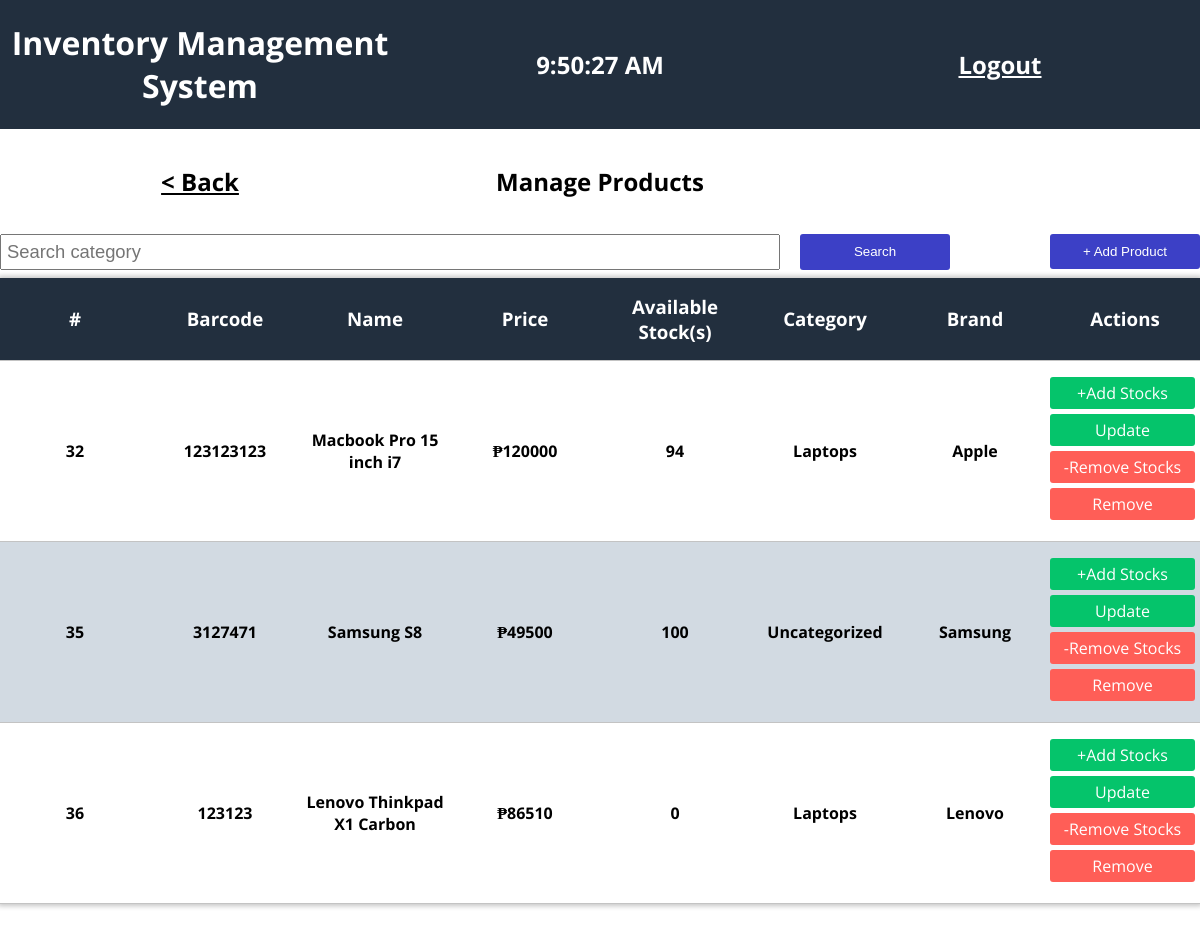
Page /products.php (signed in) on the committed database.
### tables this page shows
CREATE TABLE `product` (
  `product_id` int(11) NOT NULL,
  `product_barcode` varchar(255) NOT NULL,
  `product_name` varchar(255) NOT NULL,
  `product_price` int(11) NOT NULL,
  `product_stock` int(11) NOT NULL,
  `category_id` int(11) NOT NULL,
  `brand_id` int(11) NOT NULL
);

CREATE TABLE `category` (
  `category_id` int(11) NOT NULL,
  `category_name` varchar(255) NOT NULL
);

CREATE TABLE `brand` (
  `brand_id` int(11) NOT NULL,
  `brand_name` varchar(255) NOT NULL
);

### functions.php (called while the page is built, shortened)
<?php
    function fetchData($query) {
        return mysqli_query(getConnection(), $query);
    }
    function getConnection() {
        return mysqli_connect("localhost","admin","1234","inventory");
    }
?>

### products.php (the view, shortened to what this page needs)
<?php
   require('functions.php');
?>
<!DOCTYPE html>
<html lang="en">
<head>
    <link rel="stylesheet" href="assets/style.css">
</head>
<body>
    <div class="header">
        <h1>Inventory Management System</h1>
        <h2 class="header__time"></h2>
        <a href="logout.php"><h2>Logout</h2></a>
    </div>
    <div class="container">
        <div class="container__header">
            <a href="home.php"><h2>< Back</h2></a>
            <h2>Manage Products</h2>
        </div>
        <div class="search__add__container">
            <form>
                <input class="search-box" type="search" name="q" placeholder="Search category">
                <input class="search" type="submit" value="Search" class="search-btn">
            </form>
            <button class="add" onclick="toggleAddModal()">+ Add Product</button>
        </div>
        <div class="table">
            <div class="table__header table__row product__row">
                <h3>#</h3>
                <h3>Barcode</h3>
                <h3>Name</h3>
                <h3>Price</h3>
                <h3>Available Stock(s)</h3>
                <h3>Category</h3>
                <h3>Brand</h3>
                <h3>Actions</h3>
            </div>
            <?php
                $itemsPerPage = 10;
                if(!isset($_GET["page"]))
                    $currentPage = 1;
                else
                    $currentPage = $_GET["page"];
                $offset = $currentPage == 1 ? $offset = 0 : $offset = ($currentPage-1) * $itemsPerPage;
                if(isset($_GET["q"]) && $_GET["q"] != "") {
                    $keywords = $_GET["q"];
                    if($keywords == "") {
                        $products = fetchData("SELECT product.product_id,product.product_barcode, product.product_name, product_price, product.product_stock, category.category_id, category.category_name, brand.brand_id, brand.brand_name FROM product INNER JOIN category ON product.category_id = category.category_id INNER JOIN brand ON product.brand_id = brand.brand_id LIMIT $itemsPerPage OFFSET $offset");
                        $totalPages = (fetchData("SELECT product.product_id,product.product_barcode, product.product_name, product_price, product.product_stock, category.category_id, category.category_name, brand.brand_id, brand.brand_name FROM product INNER JOIN category ON product.category_id = category.category_id INNER JOIN brand ON product.brand_id = brand.brand_id")->num_rows / $itemsPerPage);
                    }
                    else {
                        $products = fetchData("SELECT product.product_id,product.product_barcode,product.product_name, product_price, product.product_stock, category.category_id, category.category_name, brand.brand_id, brand.brand_name FROM product INNER JOIN category ON product.category_id = category.category_id INNER JOIN brand ON product.brand_id = brand.brand_id WHERE CONCAT(product.product_barcode, product.product_name, category.category_name, brand.brand_name) LIKE '%$keywords%' LIMIT $itemsPerPage OFFSET $offset");
                        $totalPages = (fetchData("SELECT product.product_id,product.product_barcode,product.product_name, product_price, product.product_stock, category.category_id, category.category_name, brand.brand_id, brand.brand_name FROM product INNER JOIN category ON product.category_id = category.category_id INNER JOIN brand ON product.brand_id = brand.brand_id WHERE CONCAT(product.product_barcode, product.product_name, category.category_name, brand.brand_name) LIKE '%$keywords%'")->num_rows / $itemsPerPage);
                    }
                }
                else
                    $products = fetchData("SELECT product.product_id, product.product_barcode, product.product_name, product_price, product.product_stock, category.category_id, category.category_name, brand.brand_id, brand.brand_name FROM product INNER JOIN category ON product.category_id = category.category_id INNER JOIN brand ON product.brand_id = brand.brand_id LIMIT $itemsPerPage OFFSET $offset");
                while($row = mysqli_fetch_array($products))
                    echo "<div class='table__row product__row'>".
                            "<h4>".$row["product_id"]."</h4>".
                            "<h4>".$row["product_barcode"]."</h4>".
                            "<h4>".$row["product_name"]."</h4>".
                            "<h4>₱".$row["product_price"]."</h4>".
                            "<h4>".$row["product_stock"]."</h4>".
                            "<h4>".$row["category_name"]."</h4>".
                            "<h4>".$row["brand_name"]."</h4>".
                            "<div class='actions'>".
                                "<a class='action-btn update' href='products.php?q=".@$_GET["q"]."&page=".$currentPage."&stockin=".$row["product_id"]."'>+Add Stocks</a>".
                                "<a class='action-btn update' href='products.php?q=".@$_GET["q"]."&page=".$currentPage."&update=".$row["product_id"]."'>Update</a>".
                                "<a class='action-btn remove' href='products.php?q=".@$_GET["q"]."&page=".$currentPage."&stockout=".$row["product_id"]."'>-Remove Stocks</a>".
                                "<a class='action-btn remove' href='products.php?q=".@$_GET["q"]."&page=".$currentPage."&delete=".$row["product_id"]."'>Remove</a>".
                            "</div>".
                        "</div>";
            ?>
        </div>
    </div>
</body>
</html>

### assets/style.css (style rules this page uses)
body { font-family: 'Open Sans'; }
input[type="submit"] { color: #fff; border: none; cursor: pointer; }
a { color: #fff; }
button { border: none; }
.header { display: grid; grid-template-columns: repeat(3, 1fr); justify-items: center; align-items: center; text-align: center; background: #222f3e; color: #fff; }
body { margin: 0; }
.container { max-width: 1300px; margin: 0 auto; }
.table { max-width: 100%; box-shadow: 0px 0px 5px 2px #c5c5c5;; }
.table__header { background: #222f3e !important; color: #fff; }
.table__row { padding: 1em 0; text-align: center; border-bottom: 1px solid #c3c3c3; }
.table__row:nth-child(2n+1) { background: #d2dae2; }
.table__row p, .table__row h3, .table__row h4 { margin: 0; }
.action-btn, .add, .search, .modal-cancel-btn { text-decoration: none; padding: 5px; border-radius: 3px; }
.update { background: #05c46b; }
.remove, .modal-cancel-btn { background: #ff5e57; color: #fff; }
.add, .search, .submit { background: #3c40c6; color: #fff; }
.add { cursor: pointer; padding: 10px; }
.search-box { font-size: 1.15em; padding: 5px; }
.search__add__container { display: grid; grid-template-columns: 1fr 150px; grid-gap: 100px; align-items: center; margin-bottom: 0.5em; }
.search__add__container form { display: grid; grid-template-columns: 1fr 150px; grid-gap: 20px; }
.container__header { display: grid; grid-template-columns: repeat(3, 1fr); margin: 1em 0; }
.container__header h2 { text-align: center; }
.container__header a { color: #000; }
.actions { display: flex; flex-wrap: wrap; }
.action-btn { margin-right: 5px; margin-bottom: 5px; flex-grow: 1; }
.brand__row, .category__row, .product__row, .inventory__row { display: grid; grid-template-columns: repeat(3, 1fr); justify-items: center; align-items: center; }
.product__row { grid-template-columns: repeat(8, 1fr); }

### rows in the picture
product: product_id "32", product_barcode "123123123", product_name "Macbook Pro 15 inch i7", product_price "120000", product_stock "94", category.category_name "Laptops", brand.brand_name "Apple"
product: product_id "35", product_barcode "3127471", product_name "Samsung S8", product_price "49500", product_stock "100", category.category_name "Uncategorized", brand.brand_name "Samsung"
product: product_id "36", product_barcode "123123", product_name "Lenovo Thinkpad X1 Carbon", product_price "86510", product_stock "0", category.category_name "Laptops", brand.brand_name "Lenovo"
